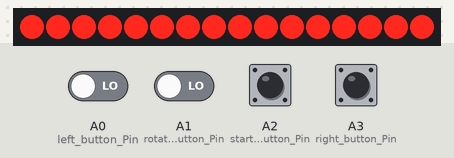
Simulated run of this sketch. Board: Arduino Uno, built with avr-gcc and run on an emulated ATmega328P. On the bench: 16 shift-register outputs drawn as a row of LEDs (first output left, lit = HIGH). Wiring (inferred from the names in the program): 2 × shift register (74HC595): data pin 6; shift clock pin 4; latch pin 7. Wiring (inferred from the signals the program sends): row of LEDs: on Q0, Q1, Q2, Q3, Q4, Q5, Q6, Q7, Q8, Q9, Q10, Q11, Q12, Q13, Q14, Q15. Inputs (shaded band) come from the test bench; at power-on: A2 (start_pause_button_Pin) HIGH, A0 (left_button_Pin), A1 (rotate_button_Pin), A3 (right_button_Pin) LOW. Random numbers use the default seed unless the sketch sets one.

Above: at 1.2 s.
1.3 s: A0 (left_button_Pin) driven HIGH and A1 (rotate_button_Pin) driven HIGH
4.3 s: A0 (left_button_Pin) driven LOW
5.8 s: A0 (left_button_Pin) driven HIGH
8.8 s: A1 (rotate_button_Pin) driven LOW
10.3 s: A1 (rotate_button_Pin) driven HIGH
Timing chart, 0 to 14.3 s (numbered marks = the images above; inputs shaded):
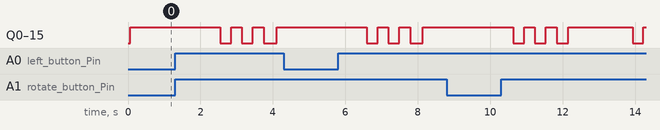

Measured:
- after the input at 1.3 s, Q0–15: alternates HIGH for 0.30 s and LOW for 0.30 s, starting after 1.2 s
- after the input at 4.3 s, every drawn part: stays the same
- after the input at 5.8 s, Q0–15: alternates HIGH for 0.30 s and LOW for 0.30 s, starting after 0.79 s
- after the input at 8.8 s, every drawn part: stays the same
- after the input at 10.3 s, Q0–15: HIGH → LOW after 0.33 s, → HIGH 0.30 s later, → LOW 0.30 s later, → HIGH 0.30 s later, … (8 changes in this stretch)

The sketch:

Snake_v.0.65.ino
```cpp
const byte clock_Pin = 4;
const byte row_latch_Pin = 5;
const byte row_data_Pin = 6;
const byte column_latch_Pin = 7;
const byte column_data_Pin = 8;
const byte left_button_Pin = A0;
const byte right_button_Pin = A3;
const byte start_pause_button_Pin = A2;
const byte rotate_button_Pin = A1;

struct coord { //Структура для хранения координат
  byte x;
  byte y;
};

///Параметры змейки
coord snake[64]; //Переменная, в которой хранятся координаты отсеков змейки
byte length_of_snake; //Длина змейки

//Сторона света, в которую двигается змейка
byte way;
#define north 1
#define east 2
#define south 3
#define west 4

//Направление движения змейки, относительно предыдущего положения
byte side;
#define left 1
#define right 2
#define forward 0
///

bool flag_rotate = false; //Флаг для разворота змеи в начале перестроения

coord apple; //Переменная, в которой хранятся координаты яблока

byte speed_of_game = 1; //Скорость игры
word time_before_next = 700; //Время между шагами

bool pole[8][8]; //Массив для хранения сведений о закрашенности поля

byte pole_byte[8] = { //Массив, в котором содержатся сведения о закрашенности поля (в таком виде удобно выдавать в сдвиговой регистр)
  B00000000,
  B00000000,
  B00000000,
  B00000000,
  B00000000,
  B00000000,
  B00000000,
  B00000000
};

///Выполняется при подаче питания
void setup() {
  initialize(); //Инициализация пинов
  randomSeed(analogRead(A5)); //Инициализация рандома
  all_off(); //Выключение всех рядов и колонок, чтобы не отображалась всякая фигня
  initialize_snake(); //Инициализация змейки
  new_apple(); //Задаем яблоко
  actualize_pole(); //Закрашиваем поле в соответствии с расположением змеи и яблока
  display_pole(); //Выводим на экран текущую окраску поля
  //Serial.begin(9600);
  while (digitalRead(start_pause_button_Pin) == LOW) //Удерживаем, пока не будет нажата кнопка Старт
  {
    display_pole();
  }
}

///Выполняется циклически
void loop() {
  side = forward; //Обновление направления движения змеи в начале хода
  flag_rotate = false;
  //Проверка нажатия кнопки, запись нажатия
  unsigned long time_for_next_step = millis() + time_before_next;
  while (millis() < time_for_next_step) //Ожидание нажатия одной из кнопок до окончания хода
  {
    if (digitalRead(right_button_Pin) == HIGH)
    {
      side = right;
    }
    if (digitalRead(left_button_Pin) == HIGH)
    {
      side = left;
    }
    if (digitalRead(rotate_button_Pin) == HIGH)
    {
      flag_rotate = true;
    }
    actualize_pole();
    display_pole();
  }
  if (flag_rotate)
  {
    rotate();
  }
  //Перестройка змейки, когда прошло время шага
  step_of_snake();
  //Показываем змею и яблоко
  actualize_pole();
  display_pole();
  //Вывод в сериал порт
  //otladka();
}

///Инициализация пинов
void initialize()
{
  pinMode(clock_Pin, OUTPUT);
  pinMode(row_latch_Pin, OUTPUT);
  pinMode(row_data_Pin, OUTPUT);
  pinMode(column_latch_Pin, OUTPUT);
  pinMode(column_data_Pin, OUTPUT);
  pinMode(rotate_button_Pin, INPUT);
  pinMode(start_pause_button_Pin, INPUT);
  pinMode(right_button_Pin, INPUT);
  pinMode(left_button_Pin, INPUT);
}

///Функция создания змеи из трех секций по центру поля
void initialize_snake()
{
  length_of_snake = 3;
  snake[0].x = 4;
  snake[0].y = 4;
  snake[1].x = 4;
  snake[1].y = 3;
  snake[2].x = 4;
  snake[2].y = 2;
  for (byte i = length_of_snake; i < 64; i++)
    {
    snake[i].x = -1;
    snake[i].y = -1;
    }
  way = east;
}

///Функция, рассчитывающая шаг змеи и ее взаимодействие с объектами
void step_of_snake()
{
  //определение стороны, куда поползет змея
  if (side == left)
  {
    way = way - 1;
    if (way == 0) {
      way = west;
    }
  }
  if (side == right)
  {
    way = way + 1;
    if (way == 5) {
      way = north;
    }
  }

  coord temp; //объявление временной переменной
  //Присвоение координаты голове змеи
  switch (way)
  {
    case north:
      {
        temp.x = snake[0].x - 1;
        temp.y = snake[0].y;
        break;
      }
    case east:
      {
        temp.x = snake[0].x;
        temp.y = snake[0].y + 1;
        break;
      }
    case south:
      {
        temp.x = snake[0].x + 1;
        temp.y = snake[0].y;
        break;
      }
    case west:
      {
        temp.x = snake[0].x;
        temp.y = snake[0].y - 1;
        break;
      }
  }
  temp.x = temp.x % 8;
  temp.y = temp.y % 8;

  //если змея съест яблоко, то увеличиваем ее длину и создаем новое яблоко
  if (apple.x == temp.x && apple.y == temp.y)
  {
    length_of_snake++;
    new_apple();
  }

  //Сдвигание всех частей змейки кроме первой
  for (byte i = length_of_snake - 1; i > 0; i--)
  {
    snake[i] = snake[i - 1];
  }
  snake[0].x = temp.x;
  snake[0].y = temp.y;

  //Проверка самопересечения змеи
  for (byte i = length_of_snake - 1; i > 0; i--)
  {
    if (snake[i].x == snake[0].x && snake[i].y == snake[0].y)
    {
      game_over();
    }
  }
}

///Функция, разворачивающая направление движения змеи
void rotate()
{
  //Переворот фрагментов змейки
  for (byte i = 0; i < (length_of_snake + 1) / 2; i++)
  {
    coord temp = snake[i];
    snake[i] = snake[length_of_snake - 1 - i];
    snake[length_of_snake - 1 - i] = temp;
  }

  //Изменение направления движения змейки
  switch (way)
  {
    case north:
      {
        way = south;
        break;
      }
    case east:
      {
        way = west;
        break;
      }
    case south:
      {
        way = north;
        break;
      }
    case west:
      {
        way = east;
        break;
      }
  }
}

///Функция создания на поле нового яблока
void new_apple()
{
  byte x = random(0, 8); //Рандомно выбираем координаты нового яблока
  byte y = random(0, 8);
  apple = {x, y};
  //Проверка, попало ли яблоко в змею
  for (byte i = 0; i < length_of_snake; i++)
  {
    if (apple.x == snake[i].x && apple.y == snake[i].y)
    {
      new_apple();
    }
  }
}

///Функция, которая закрашивает поле в соответствии с расположением змеи и яблока
void actualize_pole()
{
  //Обнуление всего поля
  for (byte i = 0; i < 8; i++)
  {
    for (byte j = 0; j < 8; j++)
    {
      pole[i][j] = false;
    }
  }

  //Закрашивание точек, где находится змея
  for (byte i = 0; i < length_of_snake; i++)
  {
    pole[snake[i].x][snake[i].y] = true;
  }

  //Закрашивание точки, где находится яблоко
  pole[apple.x][apple.y] = true;
}

///Функция вывода на светодиодную матрицу
void display_pole()
{
  for (byte i = 0; i < 8; i++)
  {
    all_off();
    row_register_Write(round(pow(2, i))); //округление нужно для корректного приведения типов
    column_register_Write(from_array_to_byte(pole[i]));
    delayMicroseconds(100);
  }
}

///Функция, преобразующая массив из 8 бит в байт
byte from_array_to_byte(bool array_1[8])
{
  byte result = 0;
  for (byte i = 0; i < 8; i++)
  {
    result = result + array_1[i] * (round(pow(2, 7 - i))); //округление нужно для корректного приведения типов
  }
  return result;
}

///Функция записи в сдвиговой регистр, отвечающий за ряды
void row_register_Write(byte number)
{
  digitalWrite(row_latch_Pin, LOW); //Открытие защелки
  shiftOut(row_data_Pin, clock_Pin, MSBFIRST, number);
  digitalWrite(row_latch_Pin, HIGH); //Закрытие защелки
}

///Функция записи в сдвиговой регистр, отвечающий за колонки
void column_register_Write(byte number)
{
  number = B11111111 - number; //инвертируем значение бита
  digitalWrite(column_latch_Pin, LOW); //Открытие защелки
  shiftOut(column_data_Pin, clock_Pin, LSBFIRST, number);
  digitalWrite(column_latch_Pin, HIGH); //Закрытие защелки
}

///Функция обесточивания всех светодиодов
void all_off()
{
  row_register_Write(B00000000);
  column_register_Write(B00000000);
}

///Функция зажигания всех светодиодов
void all_on()
{
  row_register_Write(B11111111);
  column_register_Write(B11111111);
}

///Функция конца игры (мигание всем экраном 3 раза и создание новой игры)
void game_over()
{
  for (byte i = 0; i < 3; i++)
  {
    all_on();
    delay(300);
    all_off();
    delay(300);
  }
  initialize_snake();
  new_apple();
  while (digitalRead(start_pause_button_Pin) == LOW)
  {
    actualize_pole();
    display_pole();
  }
}

///Функция, использующаяся для отладки игры
void otladka()
{
  Serial.println("/////////////////////");
  Serial.print("Snake's side = ");
  switch (side)
  {
    case left:
      {
        Serial.println("left");
        break;
      }
    case right:
      {
        Serial.println("right");
        break;
      }
    case forward:
      {
        Serial.println("forward");
        break;
      }
  }
  Serial.println("");

  Serial.print("Snake's way = ");
  switch (way)
  {
    case north:
      {
        Serial.println("north");
        break;
      }
    case east:
      {
        Serial.println("east");
        break;
      }
    case south:
      {
        Serial.println("south");
        break;
      }
    case west:
      {
        Serial.println("west");
        break;
      }
  }
  Serial.println("");

  Serial.println("Snake's coordinate");
  for (byte i = 0; i < length_of_snake; i++)
  {
    Serial.print(i);
    Serial.print("   x = ");
    Serial.print(snake[i].x);
    Serial.print("   y = ");
    Serial.println(snake[i].y);
  }
  Serial.println("");
}
```
